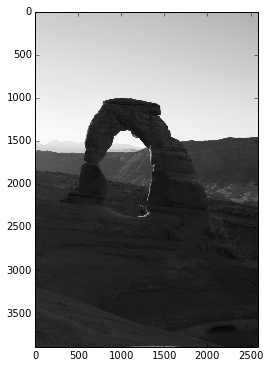
#> input picture Iasp.png, 269 x 368 px
$ python ImageCompression.py
#> lines starting #> are read from the running program, lines starting #| are printed output that depends on the picture
import scipy as sp
import numpy as np
from PIL import Image
import matplotlib.pyplot as plt
import matplotlib.pylab as pl

img = Image.open('Iasp.png')
#> img is the input picture: PIL image 269x368 RGBA; mean R, G, B, A 76.1, 76.1, 76.1, 195.8
imggray = img.convert('LA')
plt.figure(figsize = ( 9, 6))
#plt.imshow(imggray)

imgmat = np.array( list(imggray.getdata(band = 0)), float)
imgmat.shape = (imggray.size[1], imggray.size[0])
imgmat = np.matrix(imgmat)
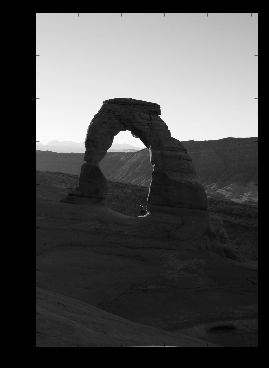
#> imgmat: shape (368, 269) float64; min 0, max 253, mean 76.1
plt.figure(figsize=(9,6))
plt.imshow(imgmat, cmap = 'gray')
plt.show()

U, S, Vt = np.linalg.svd(imgmat) #single value decomposition
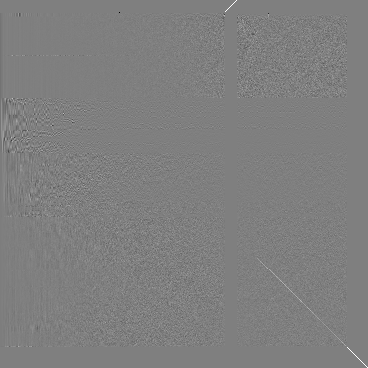
#> U: shape (368, 368) float64; min -1, max 1, mean 0.000155; drawn with min black and max white
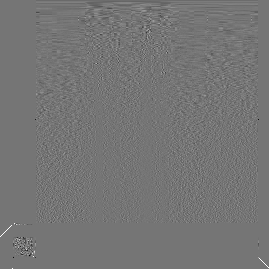
#> Vt: shape (269, 269) float64; min -0.855, max 1, mean 5.01e-05; drawn with min black and max white
#> S = 269 values, max 35306.8 at index 0, min 1.89e-14 at index 268, mean 280.5
for i in xrange(5, 51, 5):
	cmpimg = np.matrix(U[:, :i]) * np.diag(S[:i]) * np.matrix(Vt[:i,:])
	plt.imshow(cmpimg, cmap = 'gray')
	title = " Image after =  %s" %i
	plt.title(title)
	plt.show()
	result = Image.fromarray((cmpimg ).astype(np.uint8))
#> this loop made 10 passes
#> pass 1, `cmpimg = np.matrix(U[:, :i]) * np.diag(S[:i]) * np.matrix(Vt[:i,:])`:
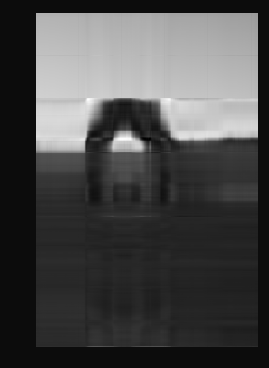
#> cmpimg: shape (368, 269) float64; min -15.37, max 297.8, mean 76.1; drawn with min black and max white
#> pass 1, `result = Image.fromarray((cmpimg ).astype(np.uint8))`:
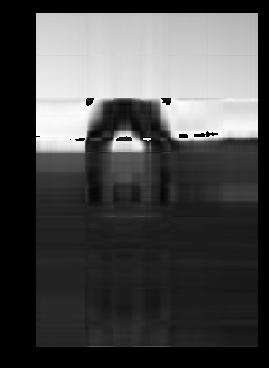
#> result: PIL image 269x368 L; min 0, max 255, mean 75

result.save('out.png')
